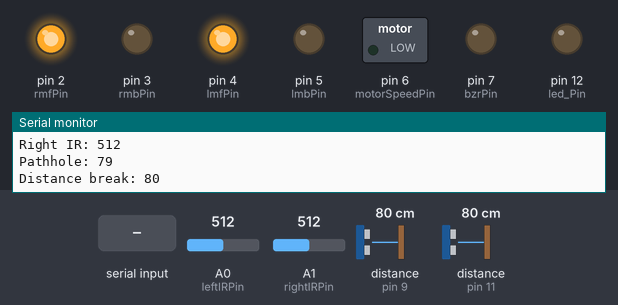
This sketch was run on a simulated Arduino Uno, built with avr-gcc and run on an emulated ATmega328P. On the bench: switched loads named in the sketch (green lamp = pin HIGH), output pins drawn as LEDs (lit = HIGH), the last lines printed to the serial monitor. Wiring (inferred from the names in the program): 2 × ultrasonic range finder: trigger pin 8, echo pin 9 / trigger pin 10, echo pin 11. The inputs (shaded band) are chosen by the test bench; at power-on: distance to the obstacle (sensors on pin 9, pin 11) 80 cm, A0 (leftIRPin) = 512, A1 (rightIRPin) = 512. The echo pulse lasts 58.3 µs per cm; pins used as bus, display or sensor lines are not drawn.

Above: at 1.2 s.
1.3 s: distance to the obstacle (sensor on pin 9) set to 12 cm
4.3 s: distance to the obstacle (sensor on pin 9) set to 9 cm
7.3 s: distance to the obstacle (sensor on pin 11) set to 12 cm
10.3 s: distance to the obstacle (sensor on pin 11) set to 9 cm
13.3 s: "a" received over Serial
At 14.4 s:
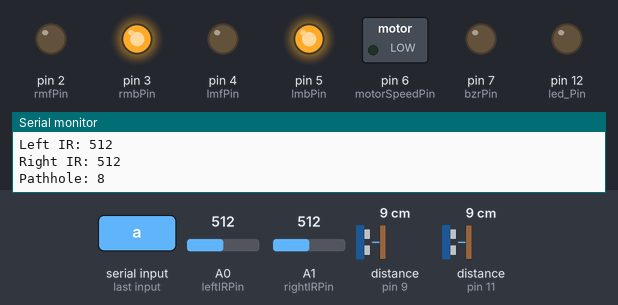
14.8 s: "b" received over Serial
At 15.2 s:
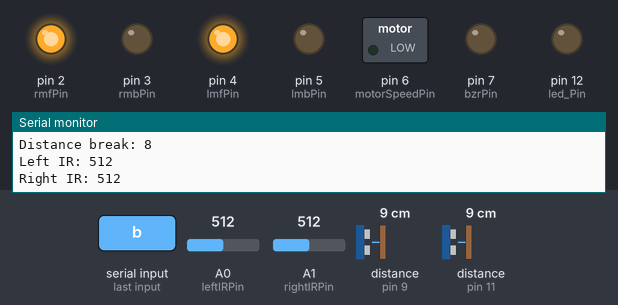
Timing chart, 0 to 17.8 s (numbered marks = the images above; inputs shaded):
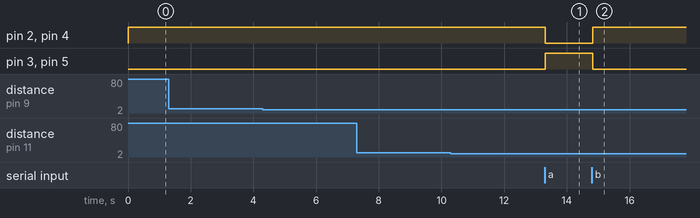

Measured:
- after the input at 13.3 s, pin 2 (rmfPin), pin 4 (lmfPin): HIGH → LOW at once; pin 3 (rmbPin), pin 5 (lmbPin): LOW → HIGH at once
- after the input at 14.8 s, pin 2 (rmfPin), pin 4 (lmfPin): LOW → HIGH at once; pin 3 (rmbPin), pin 5 (lmbPin): HIGH → LOW at once

The sketch:

arduino-one.ino
```cpp
// Motors pins
#include <NewPing.h>
char sleep_status = 0;
const int rmfPin = 2;
const int lmfPin = 4 ;
const int rmbPin = 3;
const int lmbPin = 5;
const int motorSpeedPin=6;
const int bzrPin=7;
const int led_Pin = 12;
// Auto-braking pins
int triggerPin = 10;
int echoPin = 11;
// Pathhole pins
int triggerpath = 8;
int echopath = 9;
const int leftIRPin = A0;
const int rightIRPin = A1;
int MAX_DISTANCE =400;
const int threshold=20;
const int whiteThreshold = 500;
long duration;
long cm;
// Pathhole
int pathholeThreshold = 70; // Adjust this threshold as needed
long distance;
long inch;
NewPing sonar(triggerPin, echoPin, MAX_DISTANCE);
void Spinforward();
void Turnleft();
void Turnright();
void Stopmotor();

void setup() {
  Serial.begin(9600);
  pinMode(motorSpeedPin,OUTPUT);
  pinMode(bzrPin, OUTPUT);
  pinMode(led_Pin, OUTPUT);

  pinMode(rmfPin, OUTPUT);
  pinMode(lmfPin, OUTPUT);
  pinMode(rmbPin, OUTPUT);
  pinMode(lmbPin, OUTPUT);
  pinMode(triggerPin, OUTPUT);
  pinMode(echoPin, INPUT);
  pinMode(leftIRPin, INPUT);
  pinMode(rightIRPin, INPUT);

  pinMode(triggerpath, OUTPUT);
  pinMode(echopath, INPUT);

  digitalWrite(led_Pin, LOW);
  Spinforward(); // Start by moving forward
}

void loop() {
  // Trigger the ultrasonic sensor for obstacle detection


  // Trigger the ultrasonic sensor for pathhole detection
  digitalWrite(triggerpath, LOW);
  delayMicroseconds(0);
  digitalWrite(triggerpath, HIGH);
  delayMicroseconds(0);
  digitalWrite(triggerpath, LOW);
  distance = pulseIn(echopath, HIGH);

  // Calculate the distance in centimeters
  inch = (distance * 0.0343) / 2;

  Serial.print("Pathhole: ");
  Serial.println(inch);


      digitalWrite(triggerPin, LOW);
      //delayMicroseconds(0);
      digitalWrite(triggerPin, HIGH);
      //delayMicroseconds(0);
      digitalWrite(triggerPin, LOW);

      // Measure the duration of the echo pulse
      duration = pulseIn(echoPin, HIGH);

      // Calculate the distance in centimeters
      cm = (duration * 0.0343) / 2;

      Serial.print("Distance break: ");
      Serial.println(cm);

      //line();
             int leftIRValue = analogRead(leftIRPin);
      int rightIRValue = analogRead(rightIRPin);
      Serial.print("Left IR: ");
      Serial.println(leftIRValue);
      Serial.print("Right IR: ");
      Serial.println(rightIRValue);


  // Handle commands received from Serial Monitor
  while (Serial.available() > 0) {
    sleep_status = Serial.read();
    if (sleep_status == 'a') {

               if (leftIRValue <= 500 && rightIRValue <= 500 ) {
        Stopmotor();
      }
       else if (leftIRValue <= 500) {

        Turnright();
        //delay(200);
      } else if (rightIRValue <= 500) {

       Turnleft();
      }
      //ultra soinc
      else if (cm > 31){
        Spinforward();
      }
      else if(cm>=10 && cm<30){
        Stopmotor();
      }
      else if(cm>=0 && cm<10){
        BAck();
      }

      else if (inch < pathholeThreshold) {
      // Pathhole detected, slow down the motor
      analogWrite(motorSpeedPin, 100);
      //Spinforward(); // Adjust the delay time for slower speed

      }
      else{
        Spinforward();
      }


      //pathhole

    } else if (sleep_status == 'b') {
      digitalWrite(bzrPin, LOW);
      digitalWrite(led_Pin, LOW);
      Spinforward();
    } else {
      // Do Nothing
    }
  }
}


void Stopmotor() {
  digitalWrite(lmfPin, LOW);
  digitalWrite(rmfPin, LOW);
  digitalWrite(lmbPin,LOW);
  digitalWrite(rmbPin,LOW);
  //Serial.println("myfunction");
  //delay(delay_time);
}

void Spinforward() {
  digitalWrite(lmfPin, HIGH);
  digitalWrite(rmfPin, HIGH);
  digitalWrite(lmbPin,LOW);
  digitalWrite(rmbPin,LOW);

}

void Turnleft() {
  digitalWrite(lmfPin, LOW);
  digitalWrite(rmfPin, HIGH);
  digitalWrite(lmbPin,HIGH);
  digitalWrite(rmbPin,LOW);
  //delay(delay_time);
}

void Turnright() {
  digitalWrite(lmfPin, HIGH);
  digitalWrite(rmfPin, LOW);
  digitalWrite(lmbPin,LOW);
  digitalWrite(rmbPin,HIGH);
  //delay(delay_time);
}

void BAck() {
  digitalWrite(lmfPin, LOW);
  digitalWrite(rmfPin, LOW);
  digitalWrite(lmbPin,HIGH);
  digitalWrite(rmbPin,HIGH);
  //delay(delay_time);
}
```
